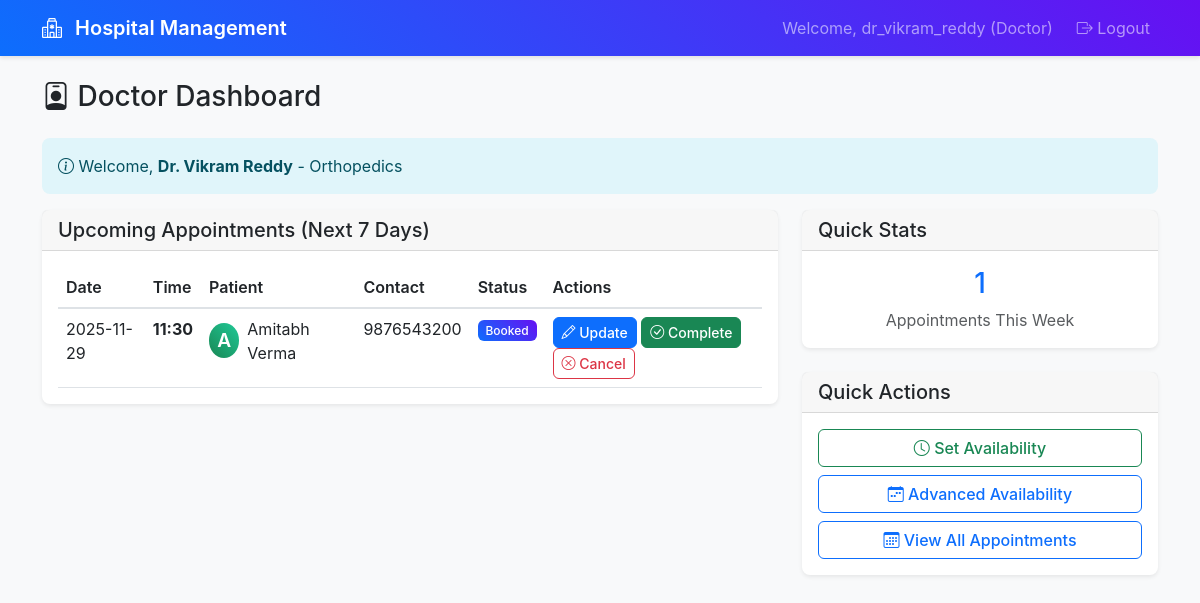
Page /doctor/dashboard (signed in) on the committed database.
### app.py (models this page shows)
class Doctor(db.Model):
    __tablename__ = 'doctors'
    id: Mapped[int] = mapped_column(primary_key=True)
    user_id: Mapped[int] = mapped_column(db.ForeignKey('users.id'), nullable=False)
    name: Mapped[str] = mapped_column(nullable=False)
    specialization: Mapped[str] = mapped_column(nullable=True)
    phone: Mapped[str] = mapped_column(nullable=True)
    availability_days: Mapped[str] = mapped_column(nullable=True)
    availability_hours: Mapped[str] = mapped_column(nullable=True)
    availability_slots: Mapped[str] = mapped_column(nullable=True)
    created_at: Mapped[datetime] = mapped_column(default=datetime.utcnow)
    user = db.relationship('User', back_populates='doctor')
    appointments = db.relationship('Appointment', back_populates='doctor')

class Appointment(db.Model):
    __tablename__ = 'appointments'
    id: Mapped[int] = mapped_column(primary_key=True)
    patient_id: Mapped[int] = mapped_column(db.ForeignKey('patients.id'), nullable=False)
    doctor_id: Mapped[int] = mapped_column(db.ForeignKey('doctors.id'), nullable=False)
    appointment_date: Mapped[date] = mapped_column(nullable=False)
    appointment_time: Mapped[str] = mapped_column(nullable=False)
    status: Mapped[str] = mapped_column(default='booked')  # booked, completed, cancelled
    created_at: Mapped[datetime] = mapped_column(default=datetime.utcnow)
    patient = db.relationship('Patient', back_populates='appointments')
    doctor = db.relationship('Doctor', back_populates='appointments')
    treatment = db.relationship('Treatment', back_populates='appointment', uselist=False)

class Patient(db.Model):
    __tablename__ = 'patients'
    id: Mapped[int] = mapped_column(primary_key=True)
    user_id: Mapped[int] = mapped_column(db.ForeignKey('users.id'), nullable=False)
    name: Mapped[str] = mapped_column(nullable=False)
    phone: Mapped[str] = mapped_column()
    address: Mapped[str] = mapped_column()
    created_at: Mapped[datetime] = mapped_column(default=datetime.utcnow)
    user = db.relationship('User', back_populates='patient')
    appointments = db.relationship('Appointment', back_populates='patient')

### routes.py (the view)
@app.route('/doctor/dashboard')
@login_required
@role_required(['doctor'])
def doctor_dashboard():
    doctor = Doctor.query.join(User).filter(User.id == session['user_id']).first()
    if not doctor:
        flash('Doctor profile not found', 'error')
        return redirect(url_for('logout'))
    today = date.today()
    week_end = today + timedelta(days=7)
    appointments = db.session.query(
        Appointment,
        Patient.name.label('patient_name'),
        Patient.phone.label('patient_phone')
    ).join(Patient, Appointment.patient_id == Patient.id)\
     .filter(
        Appointment.doctor_id == doctor.id,
        Appointment.appointment_date.between(today, week_end),
        Appointment.status == 'booked'
    ).order_by(Appointment.appointment_date, Appointment.appointment_time).all()
    return render_template('doctor_dashboard.html',
                         doctor=doctor,
                         appointments=appointments)

### routes.py (called while the page is built)
def login_required(f):
    @wraps(f)
    def decorated_function(*args, **kwargs):
        if 'user_id' not in session:
            return redirect(url_for('login'))
        return f(*args, **kwargs)
    return decorated_function

def role_required(roles):
    def decorator(f):
        @wraps(f)
        def decorated_function(*args, **kwargs):
            if 'user_role' not in session or session['user_role'] not in roles:
                flash('Access denied. Insufficient permissions.', 'error')
                return redirect(url_for('login'))
            return f(*args, **kwargs)
        return decorated_function
    return decorator

### templates/doctor_dashboard.html (shortened to what this page needs)
{% extends "base.html" %}
{% block content %}
<div class="row">
    <div class="col-12">
        <h1 class="h3 mb-4">
            <i class="bi bi-person-badge"></i> Doctor Dashboard
        </h1>
        <div class="alert alert-info">
            <i class="bi bi-info-circle"></i>
            Welcome, <strong>{{ doctor.name }}</strong> - {{ doctor.specialization }}
        </div>
    </div>
</div>
<div class="row">
    <div class="col-md-8">
        <div class="card">
            <div class="card-header">
                <h5 class="mb-0">Upcoming Appointments (Next 7 Days)</h5>
            </div>
            <div class="card-body">
                {% if appointments %}
                <div class="table-responsive">
                    <table class="table">
                        <thead>
                            <tr>
                                <th>Date</th>
                                <th>Time</th>
                                <th>Patient</th>
                                <th>Contact</th>
                                <th>Status</th>
                                <th>Actions</th>
                            </tr>
                        </thead>
                        <tbody>
                            {% for appointment_tuple in appointments %}
                            {% set appointment = appointment_tuple[0] %}
                            {% set patient_name = appointment_tuple[1] %}
                            {% set patient_phone = appointment_tuple[2] %}
                            <tr>
                                <td>{{ appointment.appointment_date }}</td>
                                <td>
                                    <strong>{{ appointment.appointment_time }}</strong>
                                </td>
                                <td>
                                    <div class="d-flex align-items-center">
                                        <div class="avatar bg-success text-white rounded-circle d-flex align-items-center justify-content-center me-2" style="width: 35px; height: 35px;">
                                            {{ patient_name[0] }}
                                        </div>
                                        {{ patient_name }}
                                    </div>
                                </td>
                                <td>{{ patient_phone or '-' }}</td>
                                <td>
                                    <span class="badge bg-{{ 'success' if appointment.status == 'completed' else 'primary' if appointment.status == 'booked' else 'secondary' }}">
                                        {{ appointment.status.title() }}
                                    </span>
                                </td>
                                <td>
                                    {% if appointment.status == 'booked' %}
                                    <a href="/doctor/appointment/{{ appointment.id }}/update-history" class="btn btn-sm btn-primary">
                                        <i class="bi bi-pencil"></i> Update
                                    </a>
                                    <button class="btn btn-sm btn-success" data-bs-toggle="modal" data-bs-target="#completeModal{{ appointment.id }}">
                                        <i class="bi bi-check-circle"></i> Complete
                                    </button>
                                    <form method="POST" action="{{ url_for('doctor_cancel_appointment', appointment_id=appointment.id) }}" class="d-inline" onsubmit="return confirm('Are you sure you want to cancel this appointment?')">
                                        <button type="submit" class="btn btn-sm btn-outline-danger">
                                            <i class="bi bi-x-circle"></i> Cancel
                                        </button>
                                    </form>
                                    {% else %}
                                    <span class="text-muted">{{ appointment.status.title() }}</span>
                                    {% endif %}
                                </td>
                            </tr>
                            {% endfor %}
                        </tbody>
                    </table>
                </div>
                {% else %}
                <div class="text-center py-4">
                    <i class="bi bi-calendar-x display-1 text-muted"></i>
                    <h4 class="text-muted">No appointments today</h4>
                    <p class="text-muted">You have a free day!</p>
                </div>
                {% endif %}
            </div>
        </div>
    </div>
    <div class="col-md-4">
        <div class="card mb-4">
            <div class="card-header">
                <h5 class="mb-0">Quick Stats</h5>
            </div>
            <div class="card-body">
                <div class="text-center">
                    <h3 class="text-primary">{{ appointments|length }}</h3>
                    <p class="text-muted mb-0">Appointments This Week</p>
                </div>
            </div>
        </div>
        <div class="card">
            <div class="card-header">
                <h5 class="mb-0">Quick Actions</h5>
            </div>
            <div class="card-body">
                <div class="d-grid gap-2">
                    <a href="{{ url_for('doctor_availability') }}" class="btn btn-outline-success">
                        <i class="bi bi-clock"></i> Set Availability
                    </a>
                    <a href="{{ url_for('advanced_doctor_availability') }}" class="btn btn-outline-primary">
                        <i class="bi bi-calendar-week"></i> Advanced Availability
                    </a>
                    <a href="{{ url_for('doctor_appointments') }}" class="btn btn-outline-primary">
                        <i class="bi bi-calendar3"></i> View All Appointments
                    </a>
                </div>
            </div>
        </div>
    </div>
</div>
{% endblock %}

### static/style.css (style rules this page uses)
:root { --primary-color: #0d6efd; --success-color: #198754; --info-color: #0dcaf0; --warning-color: #ffc107; --danger-color: #dc3545; --light-color: #f8f9fa; --dark-color: #212529; }
body { background-color: #f8f9fa; font-family: -apple-system, BlinkMacSystemFont, 'Segoe UI', Roboto, sans-serif; }
.card { border: none; box-shadow: 0 0.125rem 0.25rem rgba(0, 0, 0, 0.075); border-radius: 0.5rem; transition: box-shadow 0.15s ease-in-out; }
.card-header { background-color: rgba(0, 0, 0, 0.03); border-bottom: 1px solid rgba(0, 0, 0, 0.125); font-weight: 500; }
.avatar { font-weight: 600; font-size: 1.2em; }
.btn { border-radius: 0.375rem; font-weight: 500; transition: all 0.15s ease-in-out; }
.btn-primary { background-color: var(--primary-color); border-color: var(--primary-color); }
.alert { border: none; border-radius: 0.5rem; }
.alert-info { background-color: rgba(13, 202, 240, 0.1); color: #055160; }
.badge { font-weight: 500; border-radius: 0.375rem; }
.table { margin-bottom: 0; }
.table th { font-weight: 600; color: var(--dark-color); border-bottom: 2px solid #dee2e6; }
.bg-primary { background: linear-gradient(45deg, #0d6efd, #6610f2) !important; }
.bg-success { background: linear-gradient(45deg, #198754, #20c997) !important; }
.card, .alert { animation: fadeInUp 0.5s ease-out; }

### rows in the picture
Doctor: name "Dr. Vikram Reddy", specialization "Orthopedics"
Appointment: appointment_date "2025-11-29", appointment_time "11:30", status "Booked"
Patient: name "A", name "Amitabh Verma", phone "9876543200"

### other values in the picture
{{ session.username }} "dr_vikram_reddy"
{{ session.user_role.title() }} "Doctor"
{{ appointments|length }} "1"
